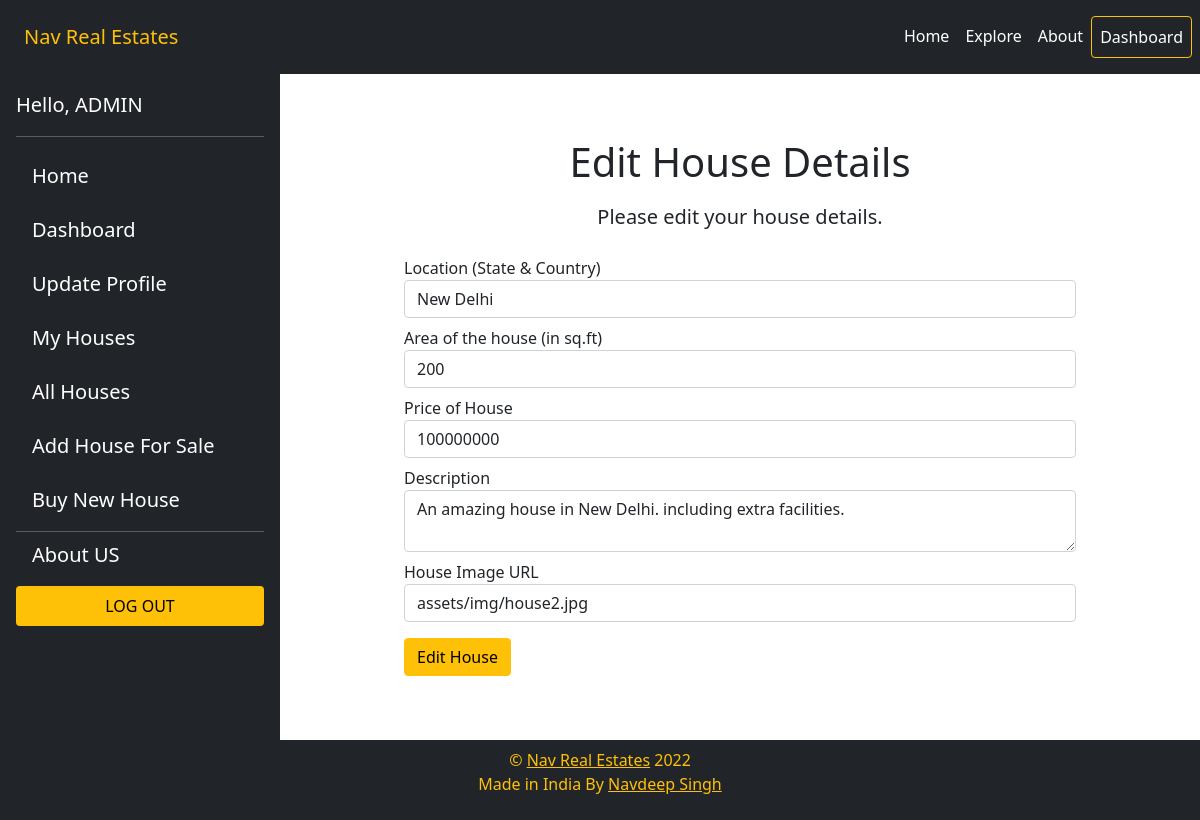
Screenshot of /edithouse.php?id=24 (signed in) with the database file from the repository.
### tables this page shows
CREATE TABLE `houses` (
  `hid` bigint(20) UNSIGNED NOT NULL,
  `location` varchar(40) NOT NULL,
  `area` bigint(20) NOT NULL,
  `price` bigint(20) NOT NULL,
  `description` varchar(1000) NOT NULL,
  `img` varchar(100) DEFAULT NULL,
  `uid` bigint(20) NOT NULL
);

### includes/database.php (called while the page is built, shortened)
<?php
	$tblHouses = "houses";
?>

### editHouse.php (the view, shortened to what this page needs)
<?php
require_once('includes/database.php');
require_once ('includes/header.php');
$error = $house_owner_id = $house_location = $house_area = $house_description = $house_price = $house_img = '';
$house_id = $_GET['id'];
if($isLoggedIn){
    $query_str1 = "SELECT * FROM $tblHouses WHERE hid = '$house_id'";
    $result = mysqli_query($conn,$query_str1);
    $result_row = mysqli_fetch_assoc($result);
    $house_location = $result_row['location'];
    $house_area = $result_row['area'];
    $house_description = $result_row['description'];
    $house_price = $result_row['price'];
    $house_img = $result_row['img'];
}else{
  $error = "There's an error. You're not Logged in. <br /> Please Log In to Edit your house Details.";
  header( "Refresh:3; url=login.php", true, 303);
}
?>
<div class="container-fluid d-flex p-0">
<?php include('includes/sidebar.php') ?>
	<div class="container wrapper my-5 d-flex align-items-center flex-column justify-content-center">
  <h1 class="text-center my-3">Edit House Details</h1>
  <?php if($error){ ?>
    <p class="lead text-center text-danger my-5"><?php echo $error; ?></p>
    <?php } else{ ?>
    <p class="lead text-center">Please edit your house details.</p>
    <div class="col-xs-8 col-xs-offset-2 w-75">
    <form class="form-horizontal" role="form" action="<?php echo $_SERVER['PHP_SELF']."?id=".$house_id;?>" method="POST">
      <div class="form-group my-2">
        <label for="location" class="control-label">Location (State & Country)</label>
        <div class="col-sm-9 w-100">
          <input type="text" class="form-control" id="location" name="location" value="<?php echo $house_location; ?>"  required>
        </div>
      </div>
      <div class="form-group my-2">
        <label for="area" class="control-label">Area of the house (in sq.ft)</label>
        <div class="col-sm-9 w-100">
          <input type="text" class="form-control" id="area" name="area" value="<?php echo $house_area; ?>" required>
        </div>
      </div>
      <div class="form-group my-2">
        <label for="price" class="control-label">Price of House</label>
        <div class="col-sm-9 w-100">
          <input type="text" class="form-control" id="price" name="price" value="<?php echo $house_price; ?>" required>
        </div>
      </div>
      <div class="form-group my-2">
        <label for="desc" class="control-label">Description</label>
        <div class="col-sm-9 w-100">
          <textarea class="form-control" id="desc" name="description" value="<?php echo $house_description; ?>" required><?php echo $house_description; ?></textarea>
        </div>
      </div>
      <div class="form-group my-2">
        <label for="newImage" class="control-label">House Image URL</label>
        <div class="col-sm-9 w-100">
          <input type="text" id="newImage" class="form-control" name="img" value="<?php echo $house_img; ?>" required>
        </div>
      </div>
      <div class="form-group my-3">
        <div class="col-sm-offset-3 col-sm-9">
          <button type="submit" name='edit' class="btn btn-warning">Edit House</button>
        </div>
      </div>
    </form>
    </div>
    <?php } ?>
</div>
</div>
<?php
	include_once('includes/footer.php');
?>

### includes/header.php (style rules this page uses)
* { margin: 0; padding: 0; box-sizing: border-box; }

### rows the page displays
houses: location "New Delhi", area "200", price "100000000", description "An amazing house in New Delhi. including extra facilities.", img "assets/img/house2.jpg"

### other values shown
$name "ADMIN"
